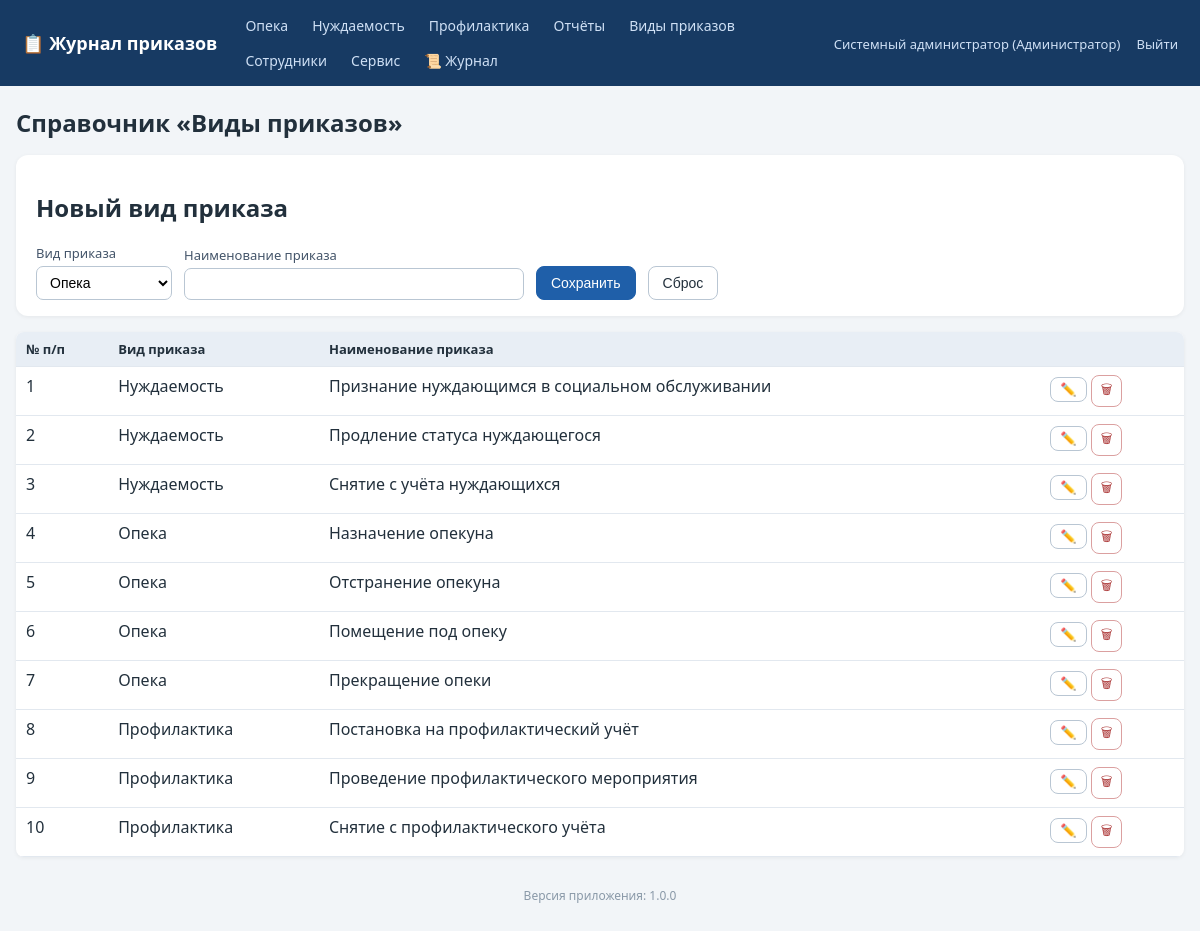
The app's page /order_types (signed in) with its own data.
### tables this page shows
CREATE TABLE employees (
    id INTEGER PRIMARY KEY AUTOINCREMENT,
    full_name TEXT NOT NULL,
    position TEXT NOT NULL DEFAULT '',
    login TEXT UNIQUE,
    password_hash TEXT,
    role_id INTEGER REFERENCES roles(id)
);

CREATE TABLE roles (
    id INTEGER PRIMARY KEY AUTOINCREMENT,
    name TEXT UNIQUE NOT NULL
);

CREATE TABLE order_types (
    id INTEGER PRIMARY KEY AUTOINCREMENT,
    kind TEXT NOT NULL,              -- вид приказа (название журнала)
    name TEXT NOT NULL,              -- наименование приказа
    UNIQUE(kind, name)
);

### app.py (the view)
@app.route('/order_types')
def order_types():
    require_login()
    conn = get_db()
    rows = conn.execute('SELECT * FROM order_types ORDER BY kind, name').fetchall()
    conn.close()
    return render_template('order_types.html', rows=rows)

### app.py (called while the page is built)
@app.after_request
def log_request(response):
    try:
        uid = session.get('user_id')
        status = response.status_code
        lvl = logging.WARNING if status >= 400 else logging.INFO
        log.log(lvl, f'[HTTP] {request.method} {request.path} -> {status} '
                     f'(IP: {request.remote_addr}, user_id: {uid or "-"})')
        if status == 403:
            audit('ОТКАЗ В ДОСТУПЕ (403)', f'{request.method} {request.path}')
        if (request.endpoint == 'login' and request.method == 'POST'
                and status == 200):
            log.warning(f'[БЕЗОПАСНОСТЬ] Неудачная попытка входа: логин '
                        f"'{request.form.get('login','')}' от IP "
                        f"{request.remote_addr}")
    except Exception:
        pass
    return response

def get_db():
    conn = sqlite3.connect(DB_PATH)
    conn.row_factory = sqlite3.Row
    conn.execute('PRAGMA foreign_keys = ON')
    return conn

def current_user():
    uid = session.get('user_id')
    if not uid:
        return None
    conn = get_db()
    u = conn.execute('SELECT e.*, r.name AS role_name FROM employees e '
                     'LEFT JOIN roles r ON r.id=e.role_id WHERE e.id=?', (uid,)).fetchone()
    conn.close()
    return u

def require_login():
    if not current_user():
        abort(redirect(url_for('login')))

def can_access_journal(user, journal):
    if not user:
        return False
    if user['role_name'] == 'Администратор':
        return True
    return user['role_name'] in ROLE_ACCESS[journal]

@app.before_request
def _guard():
    open_exceptions = ('login', 'logout', 'static')
    if request.endpoint in open_exceptions:
        return
    if not session.get('user_id'):
        return redirect(url_for('login'))

@app.context_processor
def inject_globals():
    user = current_user()
    journals = [j for j in JOURNAL_TYPES if user and can_access_journal(user, j)]
    return dict(
        cu=user,
        accessible_journals=[(j, JOURNAL_TITLES[j]) for j in journals],
        all_journals=[(j, JOURNAL_TITLES[j]) for j in JOURNAL_TYPES],
        journal_titles=JOURNAL_TITLES,
        all_roles=ALL_ROLES,
        app_version=APP_VERSION,
    )

### templates/order_types.html (shortened to what this page needs)
{% extends 'base.html' %}
{% block content %}
<h1>Справочник «Виды приказов»</h1>
{% if cu and cu.role_name=='Администратор' %}
<div class="panel">
  <h2 id="otTitle">Новый вид приказа</h2>
  <form method="post" action="{{ url_for('order_type_save') }}" id="otForm">
    <label>Вид приказа
      <select name="kind" id="ot_kind">
        {% for j,t in all_journals %}<option value="{{j}}">{{t}}</option>{% endfor %}
      </select>
    </label>
    <label>Наименование приказа <input name="name" id="ot_name" required style="min-width:340px"></label>
    <button class="btn primary">Сохранить</button>
    <button class="btn" type="button" onclick="resetOt()">Сброс</button>
  </form>
</div>
{% endif %}
<table class="grid">
  <tr><th>№ п/п</th><th>Вид приказа</th><th>Наименование приказа</th>
      {% if cu and cu.role_name=='Администратор' %}<th></th>{% endif %}</tr>
  {% for r in rows %}
  <tr>
    <td>{{ loop.index }}</td>
    <td>{{ journal_titles[r.kind] }}</td>
    <td>{{ r.name }}</td>
    {% if cu and cu.role_name=='Администратор' %}
    <td class="actions">
      <button class="btn sm" data-id="{{ r.id }}" data-kind="{{ r.kind }}" data-name="{{ r.name }}"
              onclick="editOt(this)">✏️</button>
      <form method="post" action="{{ url_for('order_type_delete', tid=r.id) }}" style="display:inline"
            onsubmit="return confirm('Удалить?')"><button class="btn sm danger">🗑</button></form>
    </td>
    {% endif %}
  </tr>
  {% endfor %}
</table>
{% endblock %}

### templates/base.html (shortened to what this page needs)
<!DOCTYPE html>
<html lang="ru">
<head>
<link rel="stylesheet" href="{{ url_for('static', filename='style.css') }}">
</head>
<body>
<header class="topbar no-print">
  <div class="brand"><a href="{{ url_for('index') }}">📋 Журнал приказов</a></div>
  <nav>
    {% for j, t in accessible_journals %}
      <a href="{{ url_for('journal_list', journal=j) }}">{{ t }}</a>
    {% endfor %}
    {% if cu and (cu.role_name in ['Администратор','Куратор']) %}
      <a href="{{ url_for('reports') }}">Отчёты</a>
    {% endif %}
    <a href="{{ url_for('order_types') }}">Виды приказов</a>
    {% if cu and cu.role_name == 'Администратор' %}
      <a href="{{ url_for('employees') }}">Сотрудники</a>
      <a href="{{ url_for('service') }}">Сервис</a>
      <a href="{{ url_for('logs_view') }}" title="Журнал логирования">📜 Журнал</a>
    {% endif %}
  </nav>
  <div class="userbox">
    {% if cu %}
      <a href="{{ url_for('profile') }}" title="Сменить пароль">{{ cu.full_name }} ({{ cu.role_name }})</a>
      <a href="{{ url_for('logout') }}">Выйти</a>
    {% endif %}
  </div>
</header>
<main class="container">
  {% block content %}{% endblock %}
</main>
<footer class="foot no-print">Версия приложения: {{ app_version }}</footer>
</body>
</html>

### static/style.css (style rules this page uses)
:root { --bs:#1f5fa9;--bg:#f2f5f8;--tx:#22303c; }
* { box-sizing:border-box }
body { margin:0;font-family:"Segoe UI",Arial,sans-serif;background:var(--bg);color:var(--tx); }
a { color:var(--bs); }
.topbar { display:flex;align-items:center;gap:18px;flex-wrap:wrap;background:#173a63;color:#fff;padding:10px 22px; }
.topbar .brand a { color:#fff;font-weight:700;font-size:18px;text-decoration:none; }
.topbar nav { display:flex;gap:4px;flex-wrap:wrap;flex:1; }
.topbar nav a { color:#cfe0f5;text-decoration:none;padding:6px 10px;border-radius:6px;font-size:14px; }
.userbox a { color:#cfe0f5;text-decoration:none;font-size:13px;margin-left:12px; }
.container { max-width:1200px;margin:20px auto;padding:0 16px; }
h1 { font-size:24px; }
.panel { background:#fff;border-radius:12px;padding:16px 20px;margin:16px 0;box-shadow:0 1px 4px rgba(0,0,0,.06); }
.panel form { display:flex;flex-wrap:wrap;gap:12px;align-items:end; }
label { display:flex;flex-direction:column;font-size:13px;gap:4px;color:#44556a; }
input,select { padding:7px 9px;border:1px solid #b9c6d3;border-radius:7px;font-size:14px;background:#fff; }
.btn { display:inline-block;padding:8px 14px;border-radius:8px;border:1px solid #b9c6d3;background:#fff;color:var(--tx);cursor:pointer;font-size:14px;text-decoration:none; }
.btn.primary { background:var(--bs);border-color:var(--bs);color:#fff; }
.btn.danger { background:#fff;border-color:#dba0a0;color:#a33; }
.btn.sm { padding:4px 9px;font-size:13px; }
table.grid { width:100%;border-collapse:collapse;background:#fff;margin:14px 0;box-shadow:0 1px 4px rgba(0,0,0,.06);border-radius:8px;overflow:hidden; }
.grid th { background:#e8eef5;font-size:13px;text-align:left; }
.grid th,.grid td { padding:8px 10px;border-bottom:1px solid #e2e8ef;vertical-align:top; }
.actions { white-space:nowrap; }
.foot { text-align:center;color:#8a99a8;font-size:12px;margin:30px 0; }

### records on screen
employees: full_name "Системный администратор"
roles: role_name "Администратор"
order_types: kind "Нуждаемость", name "Признание нуждающимся в социальном обслуживании"
order_types: kind "Нуждаемость", name "Продление статуса нуждающегося"
order_types: kind "Нуждаемость", name "Снятие с учёта нуждающихся"
order_types: kind "Опека", name "Назначение опекуна"
order_types: kind "Опека", name "Отстранение опекуна"
order_types: kind "Опека", name "Помещение под опеку"
order_types: kind "Опека", name "Прекращение опеки"
order_types: kind "Профилактика", name "Постановка на профилактический учёт"
order_types: kind "Профилактика", name "Проведение профилактического мероприятия"
order_types: kind "Профилактика", name "Снятие с профилактического учёта"

### other values on screen
{{ t }} "Опека" "Нуждаемость" "Профилактика"
{{ app_version }} "1.0.0"
form field kind "Опека"
